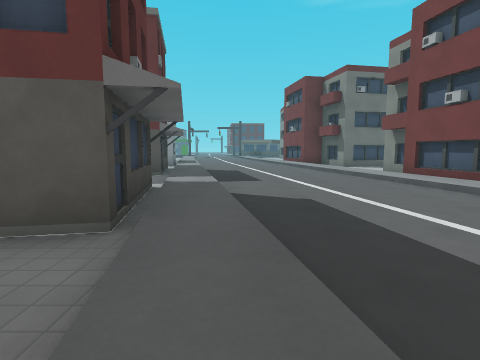
view 1 (above)

24 first-person views from a walk through a level from a Godot 3-D game. The camera is 1.2 m above the floor, tilts 6° down and sees 80° across. The floor is counted in squares, 2 m on a side. Each view is taken from the middle of a square. On the plan, view 1 faces up. The plan holds only what a view shows up to about 9 squares ahead; the rest is blank. The place goes on beyond the plan. Surface patterns are stand-ins for the level's own textures.

view 2
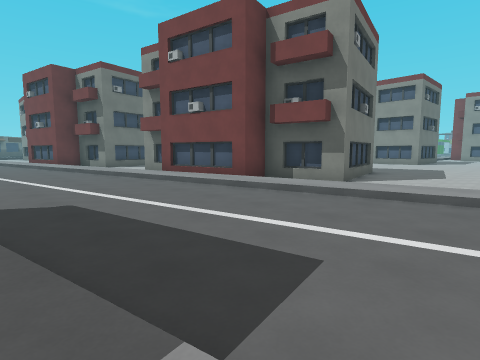

view 3
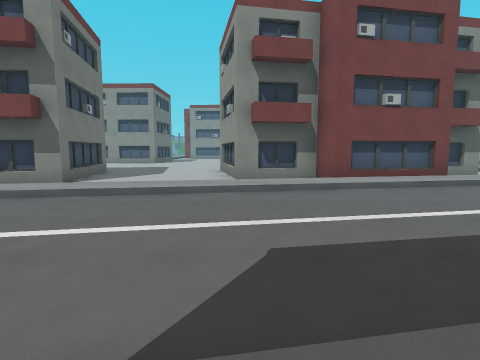

view 4
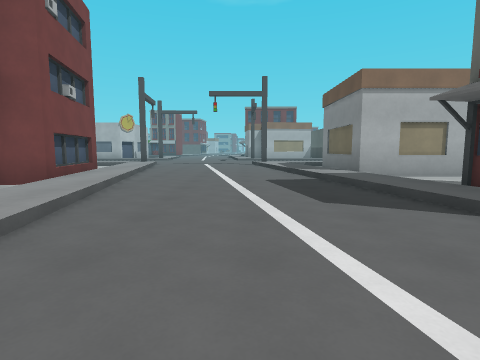

view 5
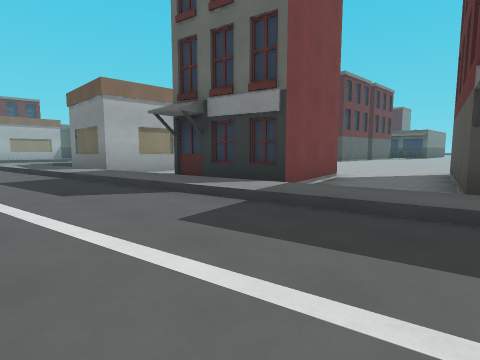

view 6
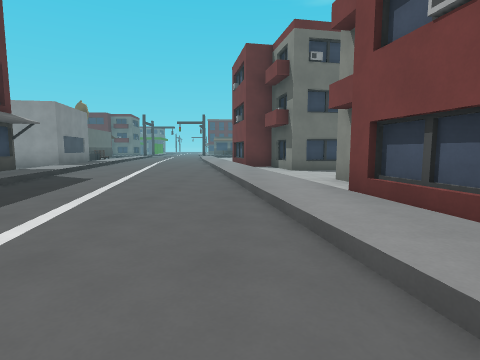

view 7
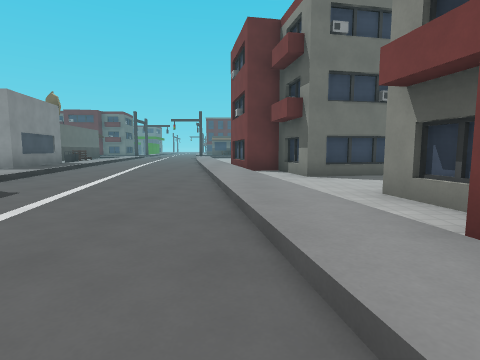

view 8
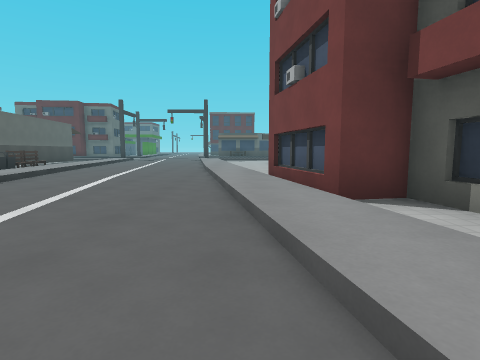

view 9
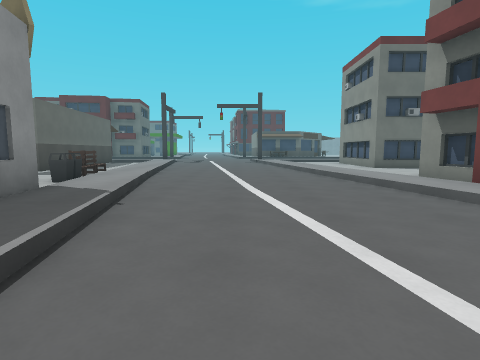

view 10
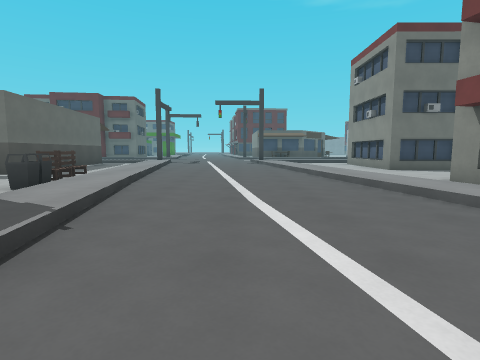

view 11
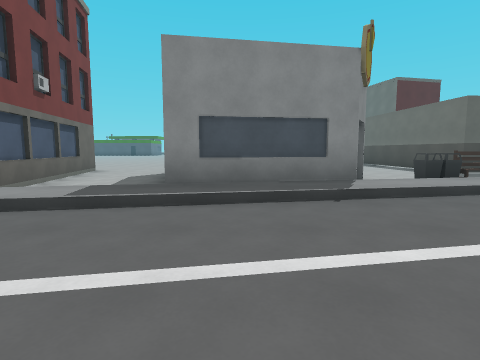

view 12
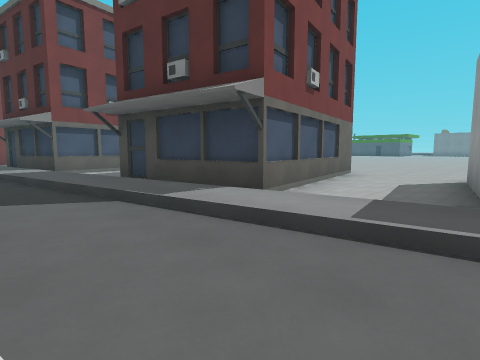

view 13
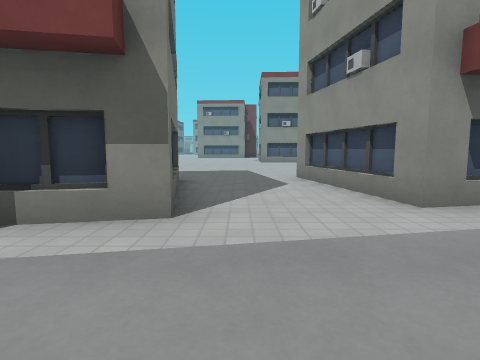

view 14
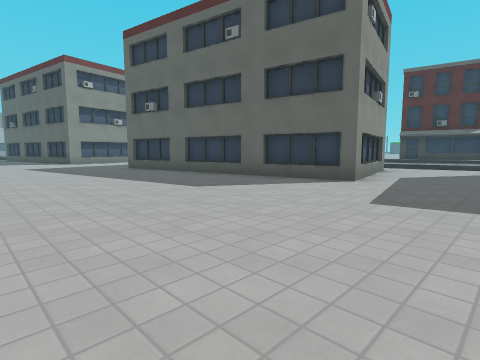

view 15
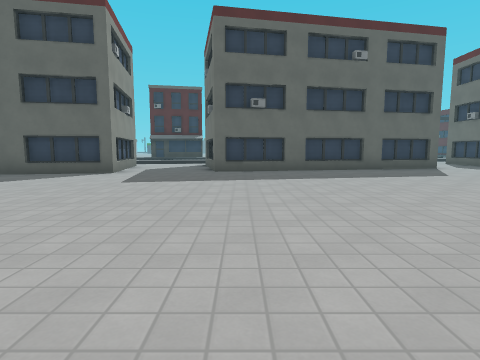

view 16
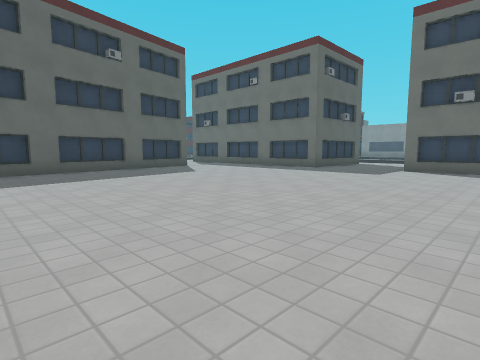

view 17
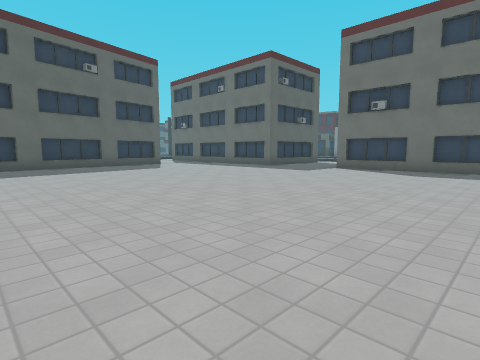

view 18
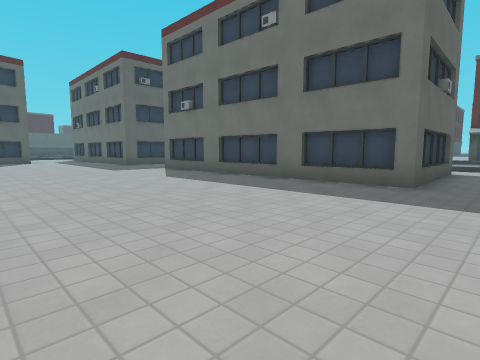

view 19
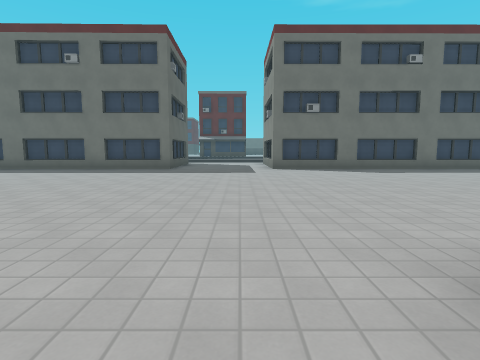

view 20
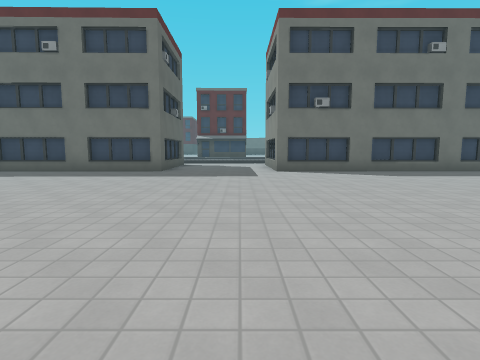

view 21
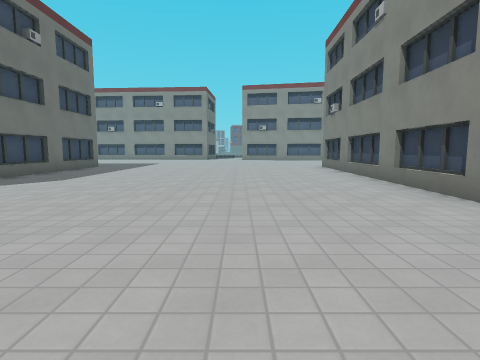

view 22
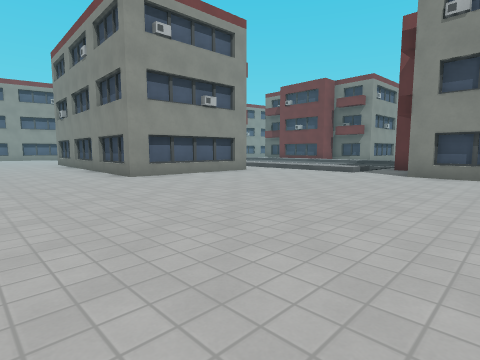

view 23
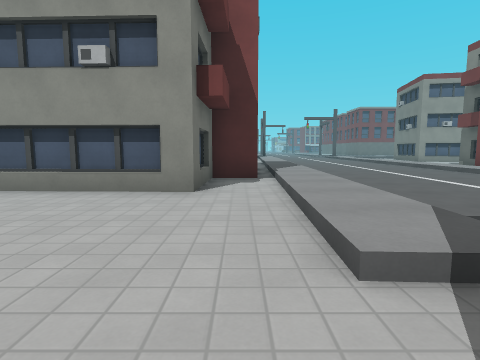

view 24
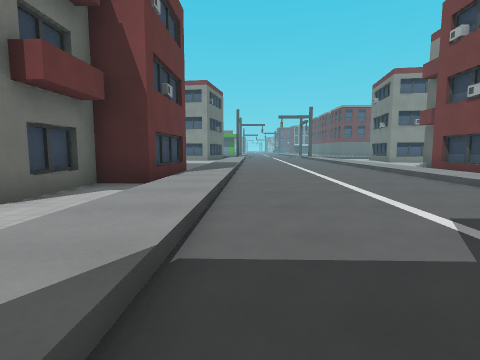

### Floor plan
Key: @ floor where view 1 was taken; # wall or solid block; . main floor; : floor 0.25 m higher than the main floor; / step, stairs or slope; B bench; I bin.
Columns run from 10 left of view 1 to 30 right of it. Each row starts with its distance up from view 1.
 23    #..:....: .###     ..#######...#######
 22    #..:....: ...     ....................
 21   ##./:....:/..  .. .....................
 20   ...B//...//..  ........................
 19   ...I//...//.#  #.......................
 18     ..//....:    #.......................
 17      ##:....:#   #.......................
 16       #:....:#   #.......................
 15       #//.../### #.................######
 14    ####//...//.# ##................#
 13 .......//...//.###........  ......##
 12 ........:....:...........    .....####
 11 ....####:....:...........   #........###
 10    ##  #:....///###......   ##..:::::////
  9        #//...//.# ##.....     .......////
  8         //...//##  #.....     # .........
  7        ./:....:#   #....         ........
  6        ..:....:#   #....          .......
  5       ###:..../### #....           ::////
  4        ##//...//.###....             #///
  3       ###//...// #......             ##
  2     ###..//....: .......
  1    .......:....:......
  0    ....###@....:....
 -1     ..   #//...///##
 -2          #//...//.#
 -3          .//...//##
 -4         ...:....:#
 -5         ###:....:#
 -6           #:..../#
 -7           #//...//

Where each view was taken, in squares from view 1:
view 1: 0 up, 0 right, facing up
view 2: 0 up, 0 right, facing up-right
view 3: 1 down, 0 right, facing right
view 4: 2 up, 3 right, facing down
view 5: 3 up, 3 right, facing down-left
view 6: 4 up, 3 right, facing up
view 7: 6 up, 3 right, facing up
view 8: 11 up, 2 right, facing up
view 9: 13 up, 1 left, facing up
view 10: 14 up, 1 left, facing up
view 11: 15 up, 1 right, facing left
view 12: 14 up, 0 right, facing down-left
view 13: 12 up, 2 right, facing right
view 14: 13 up, 14 right, facing down-left
view 15: 14 up, 16 right, facing left
view 16: 14 up, 16 right, facing up-left
view 17: 14 up, 18 right, facing up-left
view 18: 18 up, 22 right, facing up-left
view 19: 14 up, 23 right, facing up
view 20: 15 up, 23 right, facing up
view 21: 18 up, 21 right, facing right
view 22: 18 up, 18 right, facing down-right
view 23: 11 up, 20 right, facing right
view 24: 9 up, 21 right, facing right
